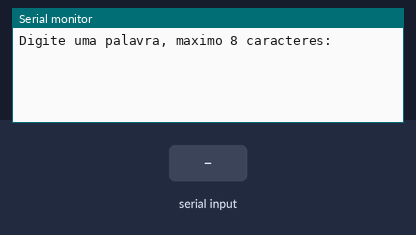
Simulated run of this sketch. Board: Arduino Uno, built with avr-gcc and run on an emulated ATmega328P. Parts: the last lines printed to the serial monitor. The test bench sets the inputs (shaded band).

Above: at 0.8 s.
0.9 s: "0\n" received over Serial
At 2.1 s:
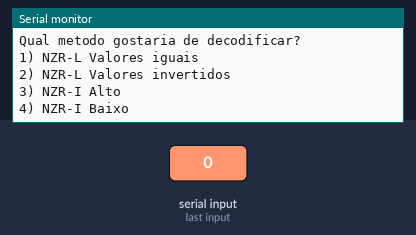
2.4 s: "1\n" received over Serial
At 3.3 s:
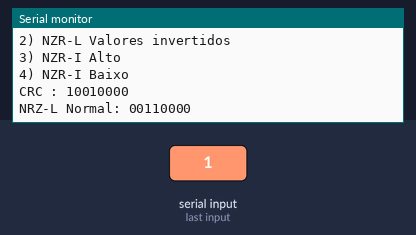

Measured:
- after the input at 0.9 s, the serial monitor: prints a new line at once (image 1)
- after the input at 2.4 s, the serial monitor: prints a new line at once (image 2)

The sketch:

ArduinoSender.ino
```cpp
#define DELEY 500

int ledPin = 4;
int polinomio = 0x07;

unsigned char crc8(const String &data) {
  unsigned char crc = 0x00;
  for (int i = 0; i < data.length(); i += 8) {
    String byteString = data.substring(i, i + 8); // Extrai uma substring de 8 caracteres, representando um byte
    byte byteValue = (byte)strtol(byteString.c_str(), NULL, 2); // Converte a string binÃ¡ria para um byte
    crc ^= byteValue; // Faz XOR do byte atual com o CRC
    for (int j = 0; j < 8; j++) {
      if (crc & 0x80) {
        crc = (crc << 1) ^ polinomio;
      } else {
        crc <<= 1;
      }
    }
  }
  return crc;
}

String toBinary(String palavra) {
  String binary = "";
  for (int i = 0; i < palavra.length(); i++) {
    for (int j = 7; j >= 0; j--) {
      binary += ((palavra[i] >> j) & 1) ? '1' : '0';
    }
  }
  return binary;
}

String encodeNRZ_L_Normal(String binario) {
  String nrzL = "";
  for (int i = 0; i < binario.length(); i++) {
    if (binario.charAt(i) == '0') {
      nrzL += '0';
    } else {
      nrzL += '1';
    }
  }
  return nrzL;
}

String encodeNRZ_L_Invertido(String binario) {
  String nrzL = "";
  for (int i = 0; i < binario.length(); i++) {
    if (binario.charAt(i) == '0') {
      nrzL += '1';
    } else {
      nrzL += '0';
    }
  }
  return nrzL;
}

String encodeNRZ_I_H(String binario) {
  String nrzI = "";
  bool nivel = HIGH;
  for (int i = 0; i < binario.length(); i++) {
    if (binario.charAt(i) == '1') {
      nivel = !nivel;
    }
    nrzI += String(nivel);
  }
  return nrzI;
}

String encodeNRZ_I_L(String binario) {
  String nrzI = "";
  bool nivel = LOW;
  for (int i = 0; i < binario.length(); i++) {
    if (binario.charAt(i) == '1') {
      nivel = !nivel;
    }
    nrzI += String(nivel);
  }
  return nrzI;
}

void outputToLED(String codigo) {
  digitalWrite(ledPin, LOW);
  delay(50);
  for (int i = 0; i < codigo.length(); i++) {
    if (codigo.charAt(i) == '1') {
      digitalWrite(ledPin, HIGH);
    } else {
      digitalWrite(ledPin, LOW);
    }
    delay(DELEY);
  }
}


void setup() {
  Serial.begin(9600);

  digitalWrite(ledPin, HIGH);
  Serial.println("Digite uma palavra, maximo 8 caracteres:");
  while (Serial.available() == 0) {}
  String palavra = Serial.readStringUntil('\n');
  String binario = toBinary(palavra);

  unsigned char crc;
  String crcBin;

  String nrzL_Normal = encodeNRZ_L_Normal(binario);
  String nrzL_Invertido = encodeNRZ_L_Invertido(binario);

  String nrzI_H = encodeNRZ_I_H(binario);
  String nrzI_L = encodeNRZ_I_L(binario);

  Serial.println("Palavra: " + palavra);
  Serial.println();
  Serial.println("Qual metodo gostaria de decodificar?\n1) NZR-L Valores iguais\n2) NZR-L Valores invertidos\n3) NZR-I Alto\n4) NZR-I Baixo");
  while (Serial.available() == 0) {}
  int codifica = Serial.parseInt();
  Serial.println();

  switch(codifica){
  	case 1:
      crc = crc8(nrzL_Normal);
      crcBin = toBinary(String(char(crc)));
      Serial.println("CRC : " + crcBin);
      Serial.println("NRZ-L Normal: " + nrzL_Normal);
      outputToLED("00"+nrzL_Normal+crcBin);
    break;
    case 2:
      crc = crc8(nrzL_Invertido);
      crcBin = toBinary(String(char(crc)));
      Serial.println("CRC : " + crcBin);
      Serial.println("NRZ-L Invertido: " + nrzL_Invertido);
      outputToLED("01"+nrzL_Invertido+crcBin);
    break;
    case 3:
      crc = crc8(nrzI_H);
      Serial.println("Valor do CRC: "+crc);
      crcBin = toBinary(String(char(crc)));
      Serial.println("CRC : " + crcBin);
      Serial.println("NRZ-I High: " + nrzI_H);
      outputToLED("10"+nrzI_H+crcBin);
    break;
    case 4:
      crc = crc8(nrzI_L);
      crcBin = toBinary(String(char(crc)));
      Serial.println("CRC : " + crcBin);
      Serial.println("NRZ-I Low: " + nrzI_L);
      outputToLED("11"+nrzI_L+crcBin);
    break;
  }
  Serial.println();
  Serial.println("Mensagem enviada");
  digitalWrite(ledPin, LOW);
  //delay(DELEY*8)
}

void loop() {

}
```
